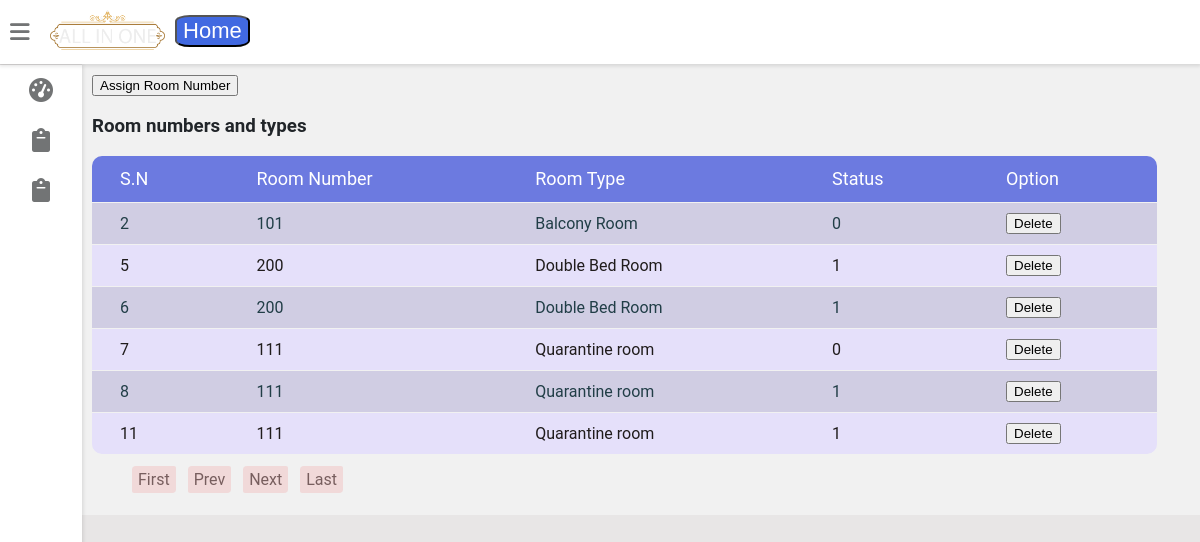
Screenshot of /allinonehotel/rooms/new_room_status.php with the database file from the repository.
### tables this page shows
CREATE TABLE `room_details` (
  `id` int(11) NOT NULL,
  `room_number` int(11) NOT NULL,
  `room_type` varchar(41) NOT NULL,
  `status` int(11) NOT NULL DEFAULT 0,
  `check_in_date` varchar(15) NOT NULL,
  `check_out_date` varchar(15) NOT NULL,
  `price` float NOT NULL
);

### allinonehotel/classes/index.php (called while the page is built, shortened)
<?php
class DBConnect{
    private $host = "localhost";
    private $user = "root";
    private $password = "";
    private $dbname = "7sem_project";
    function __construct(){
        $sql="Create Database if not exists $this->dbname";
        $this->dsn='mysql:host=' . $this->host;
        try {
            $pdo = new PDO($this->dsn, $this->user, $this->password);
            $pdo->setAttribute(PDO::ATTR_DEFAULT_FETCH_MODE, PDO::FETCH_ASSOC);
            $stmt=$pdo->prepare($sql);
            if($stmt->execute()){
                $this->create_table();
            }
            else{
            }
        }
        catch (PDOException $e) {
            echo "<script>alert('DB Connection failed.Please contact DB administrator');</script>";
        }
    }
    public function create_table(){
        $sql="create table if not exists food( id int not null auto_increment unique, food_name varchar(80) not null primary key, cost double not null, food_photo varchar(100) not null ,category INT NOT NULL);";
         $sql.="CREATE table if not exists food_category( id int not null auto_increment unique, category varchar(80) not null primary key );";
        $statement=$this->prepare_stmt($sql);
              $statement->execute();
    }
    public function connection(){
        try{
            $this->dsn='mysql:host=' . $this->host.';dbname='.$this->dbname;
            $pdo=new PDO($this->dsn,$this->user,$this->password);
            $pdo->setAttribute(PDO::ATTR_DEFAULT_FETCH_MODE, PDO::FETCH_ASSOC);
            return $pdo;
        }
        catch(PDOException $e){
            echo "<script>alert('Database connectivity failed .Call administrator.');</script>";
        }
    }
    private function prepare_stmt($sql){
        $statement=$this->connection()->prepare($sql);
        return $statement;
    }
    public function total_rows($table_name,$param="*",$condition=""){
        $sql="Select $param from $table_name $condition";
        $statement=$this->connection()->query($sql);
        $result=$statement->fetchAll();
        if($param=="count(*)") {
            return $result[0]['count(*)'];
        }
        else return $result;
    }
    public function own_query($sql){
        $statement=$this->prepare_stmt($sql);
        try{
            $statement->execute();
            $result=$statement->fetchAll();
            return $result;
        }
        catch(PDOException $e){
            return [];
        }
    }
}
?>

### allinonehotel/rooms/new_room_status.php (the view, shortened to what this page needs)
<?php
    include_once "../classes/index.php";
    include_once "../dashboard-components/dashboard.php";
?>
<div class="wrapper">
<form action="" method="post">
    <button name='assign_room_number' type='submit'>Assign Room Number</button>
</form>
             <?php
    include_once "../classes/dynamic_table.php";
    table("Room numbers and types",
    ["S.N","Room Number","Room Type","Status","Option"],
    ["id","room_number","room_type","status"],"10","room_details",10);
?>
</div>

### allinonehotel/classes/dynamic_table.php
<link rel="stylesheet" href="../css/table.css">
<?php
function table($caption,$title,$values,$total_rows,$table_name,$total_pages="10"){
   include_once "../classes/index.php";
   $conn=new DBConnect();
                if (isset($_GET['pageno'])) {
                    $pageno = $_GET['pageno'];
                    }
                    else {
                    $pageno = 1;
                    }
        $no_of_records_per_page = $total_pages;
        $offset = ($pageno-1) * $no_of_records_per_page;
        $temp_count=$conn->own_query("Select count(*) from $table_name");
        $total_rows=$temp_count[0]["count(*)"];
        $total_pages = ceil($total_rows / $no_of_records_per_page);
        $result=$conn->total_rows($table_name,"*"," order by id LIMIT $offset, $no_of_records_per_page ");
        if($total_rows==0){
            print("<p style='color:red;font-size:19px;'>No data in table</p>");
        }
        else{
        echo " <caption><h3>$caption</h3></caption>
        <table class='table'><tr>
        ";
        for($i=0;$i<count($title);$i++){
            echo "<td>";
                echo "$title[$i]";
            echo "</td>";
        }
        echo "</tr>";
                foreach($result as $row){
                    echo "<tr>";
                    for($j=0;$j<count($values);$j++){
                       if($values[$j]!='created_on') echo "<td>".$row[$values[$j]]."</td>";
                       else echo "<td>".date("Y/m/d H:i:s",$row[$values[$j]])."</td>";
                    }
                    if(count($title)!=count($values)){
                        echo "<td><button class='edit_btn1' onclick='option_click(\"edit\",\"".implode('^',$row)."\")'>Edit</button>
                        <button  onclick='option_click(\"delete\",\"".implode('^',$row)."\")'>Delete</button></td>";
                    }
                    echo "</tr>";
                }
        echo" </table>";
?>
<ul class="pagination">
        <li><a class='pagination_buttons <?php if($pageno==1) echo'disabled'; else echo 'enabled'; ?>' href="?pageno=1">First</a></li>
        <li>
            <a class="pagination_buttons <?php if($pageno <= 1){ echo 'disabled'; } else echo 'enabled';?>" href="<?php if($pageno <= 1){ echo '#'; } else { echo "?pageno=".($pageno - 1); } ?>">Prev</a>
        </li>
        <li class="">
            <a class="pagination_buttons <?php if($pageno >= $total_pages){ echo 'disabled'; } else echo 'enabled'; ?>" href="<?php if($pageno >= $total_pages){ echo '#'; } else { echo "?pageno=".($pageno + 1); } ?>">Next</a>
        </li>
        <li><a class='pagination_buttons <?php if($pageno==1 || $pageno==$total_pages) echo'disabled'; else echo 'enabled'; ?>' href="?pageno=<?php echo $total_pages; ?>">Last</a></li>
    </ul>
<?php
}
}
?>

### allinonehotel/dashboard-components/dashboard.css (style rules this page uses)
:root { --primary-color: #4834d4; --success-color: #6ab04c; --warning-color: #f0932b; --danger-color: #eb4d4b; --light-color: #212529; --light-second-color: #727475; --light-background: #ffffff; --light-second-background: #f1f1f1; --dark-color: #909090; --dark-second-color: #f5f6fa; --dark-background: #23242D; --dark-second-background: #181818; }
.light { --main-bg-color: var(--light-background); --second-bg-color: var(--light-second-background); --main-color: var(--light-color); --second-color: var(--light-second-color); }
* { box-sizing: border-box; }
body { font-family: 'Roboto', sans-serif; background: var(--main-bg-color); color: var(--main-color); margin: 0; }
.wrapper { padding: 10px; margin-left: 82px; padding-top: 75px; background: var(--second-bg-color); transition: margin-left .5s; }
table { border-collapse: collapse; width: 100%; }
table td { border-top: 1px solid var(--second-bg-color); }

### allinonehotel/css/table.css (style rules this page uses)
body { background-color: #E8E6E6; }
.table { width:97%; border-collapse:collapse; }
.table tr { border-bottom: 1px solid black; }
td { padding:10px 28px; }
.table tr:nth-child(even) { background-color: rgba(171, 163, 211, 0.47); color: #213e47; font-weight:400; }
.table tr:nth-child(odd) { background-color: rgb(229, 224, 250); color: rgb(32, 28, 28); }
.table tr:first-child { font-size: 18px; color: #fff; padding: 8px 16px; line-height: 1.4; background-color: #6c7ae0; }
.table tr:first-child td:first-child,.table tr:first-child th:first-child { border-radius: 10px 0 0 0; }
.table tr:first-child td:last-child,.table tr:first-child th:last-child { border-radius: 0 10px 0 0; }
.table tr:last-child td:first-child { border-radius: 0 0 0px 10px; }
.table tr:last-child td:last-child { border-radius: 0 0 10px 0; }
.table tr:last-child { border-bottom: 0px; }
.pagination { list-style-type:none; display: flex; text-decoration: none; }
.pagination li { margin-right:12px; text-decoration: none; }
.pagination li a { text-decoration: none; padding: 4px 6px; border-radius: 2px; border-top-left-radius: 4px; border-bottom-right-radius: 4px; }
.disabled { background-color: rgba(240, 122, 122,0.2); color: rgb(38, 12, 12,0.6); }

### rows the page displays
room_details: id "2", room_number "101", room_type "Balcony Room", status "0"
room_details: id "5", room_number "200", room_type "Double Bed Room", status "1"
room_details: id "6", room_number "200", room_type "Double Bed Room", status "1"
room_details: id "7", room_number "111", room_type "Quarantine room", status "0"
room_details: id "8", room_number "111", room_type "Quarantine room", status "1"
room_details: id "11", room_number "111", room_type "Quarantine room", status "1"

### other values shown
$caption "Room numbers and types"
$title[$i] "S.N"
$title[$i] "Room Number"
$title[$i] "Room Type"
$title[$i] "Status"
$title[$i] "Option"
